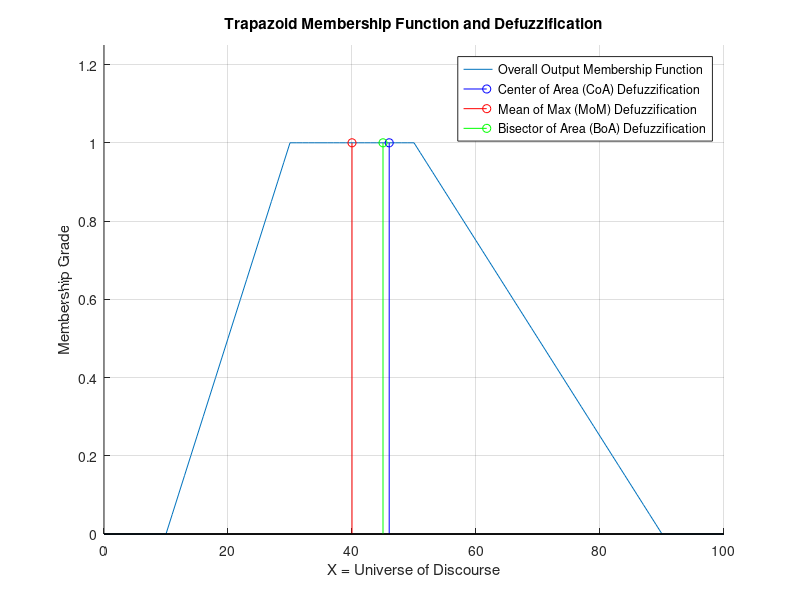

MATLAB code for this plot:
x = [0:1:100];

mf = trapmf(x,[10 30 50 90]);

hold on
grid on
axis([ 0 100 0 1.25])
plot(x,mf)
xlabel('X = Universe of Discourse');
ylabel('Membership Grade');
title('Trapazoid Membership Function and Defuzzification');

% Center of Area (CoA) Defuzzification
% z_coa = defuzz(x,mf,'centroid') % using Fuzzy Logic Toolbox
z_coa = trapz(mf.*x)/trapz(mf); % trapz() 'estimates' integral of a trapazoid
stem(z_coa,1,'b')

% Mean of Max (MoM) Defuzzification
% z_mom = defuzz(x,mf,'mom') % using Fuzzy Logic Toolbox
index = find(mf==max(mf));  % all index(s) of mf that equal the max value
mean_index = mean(index);  % assuming the max area is contiguous...
z_mom = x(mean_index);     % ...can use index with input vector to find z
stem(z_mom,1,'r')

% Bisector of Area (BoA) Defuzzification
% z_boa = defuzz(x,mf,'bisector') % using Fuzzy Logic Toolbox
index=1;
while (logical(trapz(mf(1:index))~=trapz(mf(index:length(mf)))))
    index=index+1;
end
z_boa = x(index);
stem(z_boa,1,'g')

legend('Overall Output Membership Function', 'Center of Area (CoA) Defuzzification', 'Mean of Max (MoM) Defuzzification', 'Bisector of Area (BoA) Defuzzification')
